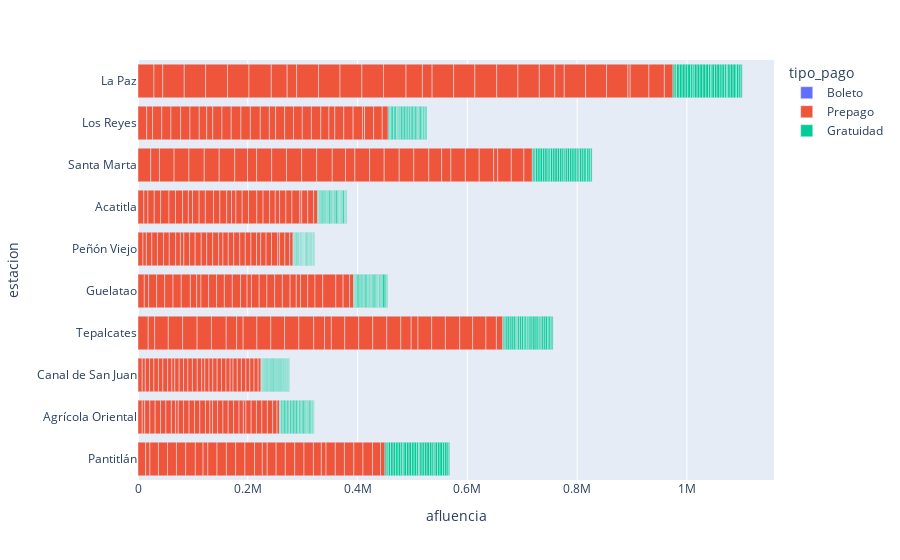

The notebook cell this image was saved under:
### Code cell
fig = px.bar(linea_a, x="afluencia", y="estacion",color="tipo_pago", orientation='h')
fig.show()

### Figure 1 — Plotly figure (JSON) as saved in the notebook; plotly's stock layout.template omitted (floating-point values rounded to 4 significant figures; data arrays with more than 128 entries replaced by an {"elided": "..."} marker saying what was removed)
{"data": [{"alignmentgroup": "True", "hovertemplate": "tipo_pago=Boleto<br>afluencia=%{x}<br>estacion=%{y}<extra></extra>", "legendgroup": "Boleto", "marker": {"color": "#636efa", "pattern": {"shape": ""}}, "name": "Boleto", "offsetgroup": "Boleto", "orientation": "h", "showlegend": true, "textposition": "auto", "type": "bar", "x": {"elided": "300 int values"}, "xaxis": "x", "y": {"elided": "300 str values"}, "yaxis": "y"}, {"alignmentgroup": "True", "hovertemplate": "tipo_pago=Prepago<br>afluencia=%{x}<br>estacion=%{y}<extra></extra>", "legendgroup": "Prepago", "marker": {"color": "#EF553B", "pattern": {"shape": ""}}, "name": "Prepago", "offsetgroup": "Prepago", "orientation": "h", "showlegend": true, "textposition": "auto", "type": "bar", "x": {"elided": "300 int values"}, "xaxis": "x", "y": {"elided": "300 str values"}, "yaxis": "y"}, {"alignmentgroup": "True", "hovertemplate": "tipo_pago=Gratuidad<br>afluencia=%{x}<br>estacion=%{y}<extra></extra>", "legendgroup": "Gratuidad", "marker": {"color": "#00cc96", "pattern": {"shape": ""}}, "name": "Gratuidad", "offsetgroup": "Gratuidad", "orientation": "h", "showlegend": true, "textposition": "auto", "type": "bar", "x": {"elided": "300 int values"}, "xaxis": "x", "y": {"elided": "300 str values"}, "yaxis": "y"}], "layout": {"barmode": "relative", "legend": {"title": {"text": "tipo_pago"}, "tracegroupgap": 0}, "margin": {"t": 60}, "xaxis": {"anchor": "y", "domain": [0, 1], "title": {"text": "afluencia"}}, "yaxis": {"anchor": "x", "domain": [0, 1], "title": {"text": "estacion"}}}}
